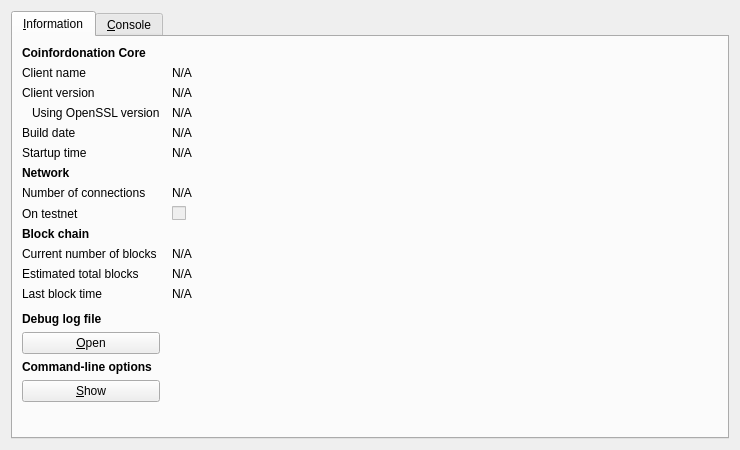
<?xml version="1.0" encoding="UTF-8"?>
<ui version="4.0">
 <class>RPCConsole</class>
 <widget class="QDialog" name="RPCConsole">
  <property name="geometry">
   <rect>
    <x>0</x>
    <y>0</y>
    <width>740</width>
    <height>450</height>
   </rect>
  </property>
  <property name="windowTitle">
   <string>Coinfordonation - Debug window</string>
  </property>
  <layout class="QVBoxLayout" name="verticalLayout_2">
   <item>
    <widget class="QTabWidget" name="tabWidget">
     <property name="currentIndex">
      <number>0</number>
     </property>
     <widget class="QWidget" name="tab_info">
      <attribute name="title">
       <string>&amp;Information</string>
      </attribute>
      <layout class="QGridLayout" name="gridLayout" columnstretch="0,1">
       <property name="horizontalSpacing">
        <number>12</number>
       </property>
       <item row="0" column="0">
        <widget class="QLabel" name="label_9">
         <property name="font">
          <font>
           <weight>75</weight>
           <bold>true</bold>
          </font>
         </property>
         <property name="text">
          <string>Coinfordonation Core</string>
         </property>
        </widget>
       </item>
       <item row="1" column="0">
        <widget class="QLabel" name="label_5">
         <property name="text">
          <string>Client name</string>
         </property>
        </widget>
       </item>
       <item row="1" column="1">
        <widget class="QLabel" name="clientName">
         <property name="cursor">
          <cursorShape>IBeamCursor</cursorShape>
         </property>
         <property name="text">
          <string>N/A</string>
         </property>
         <property name="textFormat">
          <enum>Qt::PlainText</enum>
         </property>
         <property name="textInteractionFlags">
          <set>Qt::LinksAccessibleByMouse|Qt::TextSelectableByKeyboard|Qt::TextSelectableByMouse</set>
         </property>
        </widget>
       </item>
       <item row="2" column="0">
        <widget class="QLabel" name="label_6">
         <property name="text">
          <string>Client version</string>
         </property>
        </widget>
       </item>
       <item row="2" column="1">
        <widget class="QLabel" name="clientVersion">
         <property name="cursor">
          <cursorShape>IBeamCursor</cursorShape>
         </property>
         <property name="text">
          <string>N/A</string>
         </property>
         <property name="textFormat">
          <enum>Qt::PlainText</enum>
         </property>
         <property name="textInteractionFlags">
          <set>Qt::LinksAccessibleByMouse|Qt::TextSelectableByKeyboard|Qt::TextSelectableByMouse</set>
         </property>
        </widget>
       </item>
       <item row="3" column="0">
        <widget class="QLabel" name="label_14">
         <property name="text">
          <string>Using OpenSSL version</string>
         </property>
         <property name="indent">
          <number>10</number>
         </property>
        </widget>
       </item>
       <item row="3" column="1">
        <widget class="QLabel" name="openSSLVersion">
         <property name="cursor">
          <cursorShape>IBeamCursor</cursorShape>
         </property>
         <property name="text">
          <string>N/A</string>
         </property>
         <property name="textFormat">
          <enum>Qt::PlainText</enum>
         </property>
         <property name="textInteractionFlags">
          <set>Qt::LinksAccessibleByMouse|Qt::TextSelectableByKeyboard|Qt::TextSelectableByMouse</set>
         </property>
        </widget>
       </item>
       <item row="4" column="0">
        <widget class="QLabel" name="label_12">
         <property name="text">
          <string>Build date</string>
         </property>
        </widget>
       </item>
       <item row="4" column="1">
        <widget class="QLabel" name="buildDate">
         <property name="cursor">
          <cursorShape>IBeamCursor</cursorShape>
         </property>
         <property name="text">
          <string>N/A</string>
         </property>
         <property name="textFormat">
          <enum>Qt::PlainText</enum>
         </property>
         <property name="textInteractionFlags">
          <set>Qt::LinksAccessibleByMouse|Qt::TextSelectableByKeyboard|Qt::TextSelectableByMouse</set>
         </property>
        </widget>
       </item>
       <item row="5" column="0">
        <widget class="QLabel" name="label_13">
         <property name="text">
          <string>Startup time</string>
         </property>
        </widget>
       </item>
       <item row="5" column="1">
        <widget class="QLabel" name="startupTime">
         <property name="cursor">
          <cursorShape>IBeamCursor</cursorShape>
         </property>
         <property name="text">
          <string>N/A</string>
         </property>
         <property name="textFormat">
          <enum>Qt::PlainText</enum>
         </property>
         <property name="textInteractionFlags">
          <set>Qt::LinksAccessibleByMouse|Qt::TextSelectableByKeyboard|Qt::TextSelectableByMouse</set>
         </property>
        </widget>
       </item>
       <item row="6" column="0">
        <widget class="QLabel" name="label_11">
         <property name="font">
          <font>
           <weight>75</weight>
           <bold>true</bold>
          </font>
         </property>
         <property name="text">
          <string>Network</string>
         </property>
        </widget>
       </item>
       <item row="7" column="0">
        <widget class="QLabel" name="label_7">
         <property name="text">
          <string>Number of connections</string>
         </property>
        </widget>
       </item>
       <item row="7" column="1">
        <widget class="QLabel" name="numberOfConnections">
         <property name="cursor">
          <cursorShape>IBeamCursor</cursorShape>
         </property>
         <property name="text">
          <string>N/A</string>
         </property>
         <property name="textFormat">
          <enum>Qt::PlainText</enum>
         </property>
         <property name="textInteractionFlags">
          <set>Qt::LinksAccessibleByMouse|Qt::TextSelectableByKeyboard|Qt::TextSelectableByMouse</set>
         </property>
        </widget>
       </item>
       <item row="8" column="0">
        <widget class="QLabel" name="label_8">
         <property name="text">
          <string>On testnet</string>
         </property>
        </widget>
       </item>
       <item row="8" column="1">
        <widget class="QCheckBox" name="isTestNet">
         <property name="enabled">
          <bool>false</bool>
         </property>
         <property name="text">
          <string/>
         </property>
        </widget>
       </item>
       <item row="9" column="0">
        <widget class="QLabel" name="label_10">
         <property name="font">
          <font>
           <weight>75</weight>
           <bold>true</bold>
          </font>
         </property>
         <property name="text">
          <string>Block chain</string>
         </property>
        </widget>
       </item>
       <item row="10" column="0">
        <widget class="QLabel" name="label_3">
         <property name="text">
          <string>Current number of blocks</string>
         </property>
        </widget>
       </item>
       <item row="10" column="1">
        <widget class="QLabel" name="numberOfBlocks">
         <property name="cursor">
          <cursorShape>IBeamCursor</cursorShape>
         </property>
         <property name="text">
          <string>N/A</string>
         </property>
         <property name="textFormat">
          <enum>Qt::PlainText</enum>
         </property>
         <property name="textInteractionFlags">
          <set>Qt::LinksAccessibleByMouse|Qt::TextSelectableByKeyboard|Qt::TextSelectableByMouse</set>
         </property>
        </widget>
       </item>
       <item row="11" column="0">
        <widget class="QLabel" name="label_4">
         <property name="text">
          <string>Estimated total blocks</string>
         </property>
        </widget>
       </item>
       <item row="11" column="1">
        <widget class="QLabel" name="totalBlocks">
         <property name="cursor">
          <cursorShape>IBeamCursor</cursorShape>
         </property>
         <property name="text">
          <string>N/A</string>
         </property>
         <property name="textFormat">
          <enum>Qt::PlainText</enum>
         </property>
         <property name="textInteractionFlags">
          <set>Qt::LinksAccessibleByMouse|Qt::TextSelectableByKeyboard|Qt::TextSelectableByMouse</set>
         </property>
        </widget>
       </item>
       <item row="12" column="0">
        <widget class="QLabel" name="label_2">
         <property name="text">
          <string>Last block time</string>
         </property>
        </widget>
       </item>
       <item row="12" column="1">
        <widget class="QLabel" name="lastBlockTime">
         <property name="cursor">
          <cursorShape>IBeamCursor</cursorShape>
         </property>
         <property name="text">
          <string>N/A</string>
         </property>
         <property name="textFormat">
          <enum>Qt::PlainText</enum>
         </property>
         <property name="textInteractionFlags">
          <set>Qt::LinksAccessibleByMouse|Qt::TextSelectableByKeyboard|Qt::TextSelectableByMouse</set>
         </property>
        </widget>
       </item>
       <item row="13" column="0">
        <spacer name="verticalSpacer_2">
         <property name="orientation">
          <enum>Qt::Vertical</enum>
         </property>
         <property name="sizeHint" stdset="0">
          <size>
           <width>20</width>
           <height>20</height>
          </size>
         </property>
        </spacer>
       </item>
       <item row="14" column="0">
        <widget class="QLabel" name="labelDebugLogfile">
         <property name="font">
          <font>
           <weight>75</weight>
           <bold>true</bold>
          </font>
         </property>
         <property name="text">
          <string>Debug log file</string>
         </property>
        </widget>
       </item>
       <item row="15" column="0">
        <widget class="QPushButton" name="openDebugLogfileButton">
         <property name="toolTip">
          <string>Open the Coinfordonation debug log file from the current data directory. This can take a few seconds for large log files.</string>
         </property>
         <property name="text">
          <string>&amp;Open</string>
         </property>
         <property name="autoDefault">
          <bool>false</bool>
         </property>
        </widget>
       </item>
       <item row="16" column="0">
        <widget class="QLabel" name="labelCLOptions">
         <property name="font">
          <font>
           <weight>75</weight>
           <bold>true</bold>
          </font>
         </property>
         <property name="text">
          <string>Command-line options</string>
         </property>
        </widget>
       </item>
       <item row="17" column="0">
        <widget class="QPushButton" name="showCLOptionsButton">
         <property name="toolTip">
          <string>Show the Coinfordonation-Qt help message to get a list with possible Coinfordonation command-line options.</string>
         </property>
         <property name="text">
          <string>&amp;Show</string>
         </property>
         <property name="autoDefault">
          <bool>false</bool>
         </property>
        </widget>
       </item>
       <item row="18" column="0">
        <spacer name="verticalSpacer">
         <property name="orientation">
          <enum>Qt::Vertical</enum>
         </property>
         <property name="sizeHint" stdset="0">
          <size>
           <width>20</width>
           <height>40</height>
          </size>
         </property>
        </spacer>
       </item>
      </layout>
     </widget>
     <widget class="QWidget" name="tab_console">
      <attribute name="title">
       <string>&amp;Console</string>
      </attribute>
      <layout class="QVBoxLayout" name="verticalLayout_3">
       <property name="spacing">
        <number>3</number>
       </property>
       <item>
        <widget class="QTextEdit" name="messagesWidget">
         <property name="minimumSize">
          <size>
           <width>0</width>
           <height>100</height>
          </size>
         </property>
         <property name="readOnly">
          <bool>true</bool>
         </property>
         <property name="tabKeyNavigation" stdset="0">
          <bool>false</bool>
         </property>
         <property name="columnCount" stdset="0">
          <number>2</number>
         </property>
        </widget>
       </item>
       <item>
        <layout class="QHBoxLayout" name="horizontalLayout">
         <property name="spacing">
          <number>3</number>
         </property>
         <item>
          <widget class="QLabel" name="label">
           <property name="text">
            <string notr="true">&gt;</string>
           </property>
          </widget>
         </item>
         <item>
          <widget class="QLineEdit" name="lineEdit"/>
         </item>
         <item>
          <widget class="QPushButton" name="clearButton">
           <property name="maximumSize">
            <size>
             <width>24</width>
             <height>24</height>
            </size>
           </property>
           <property name="toolTip">
            <string>Clear console</string>
           </property>
           <property name="text">
            <string/>
           </property>
           <property name="icon">
            <iconset resource="../bitcoin.qrc">
             <normaloff>:/icons/remove</normaloff>:/icons/remove</iconset>
           </property>
           <property name="shortcut">
            <string notr="true">Ctrl+L</string>
           </property>
           <property name="autoDefault">
            <bool>false</bool>
           </property>
          </widget>
         </item>
        </layout>
       </item>
      </layout>
     </widget>
    </widget>
   </item>
  </layout>
 </widget>
 <resources>
  <include location="../bitcoin.qrc"/>
 </resources>
 <connections/>
</ui>
